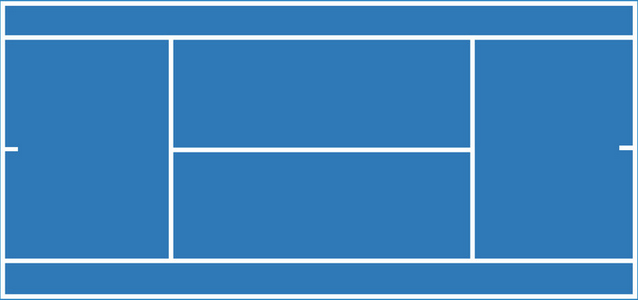
#> input picture src/predict_ball_pos/src/images/tennis_court.png, 638 x 300 px
$ python -i tools.py   (imports and definitions only)
#> lines starting #> are read from the running program, lines starting #| are printed output that depends on the picture
#> further down, picture is the input picture: shape (300, 638, 3); mean B, G, R 189.4, 133.1, 65.5
#! /home/drcl_yang/anaconda3/envs/py36/bin/python

from pathlib import Path
import sys
import os

FILE = Path(__file__).absolute()

path = str(FILE.parents[0])
sys.path.append(path + '/lib')


import numpy as np
import time
import cv2

from lib.kalman_utils.KFilter import *


# ball_tracking setup
fgbg = cv2.createBackgroundSubtractorMOG2(20, 25, False)
kernel = cv2.getStructuringElement(cv2.MORPH_ELLIPSE, (5, 5))

kernel_erosion_1 = cv2.getStructuringElement(cv2.MORPH_RECT,(2,2))
kernel_erosion_2 = cv2.getStructuringElement(cv2.MORPH_ELLIPSE,(4,4))

kernel_dilation_1 = cv2.getStructuringElement(cv2.MORPH_RECT,(1,1))
kernel_dilation_2 = cv2.getStructuringElement(cv2.MORPH_RECT,(15,15))


class Ball_Pos_Estimation():

    # [285 lines left out: functions __init__, check_ball_flying, reset_ball, get_ball_pos, ball_vel_check, plot_one_box and 2 more, not called in this run]

def ball_tracking(image):

        ball_cand_box_left = []
        ball_cand_box_right = []

        image_ori = image.copy()

        blur = cv2.GaussianBlur(image_ori, (3, 3), 0)
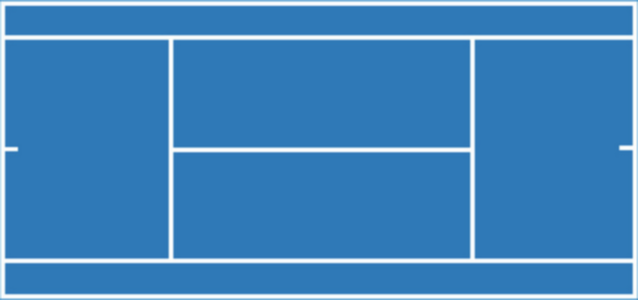
#> blur: shape (300, 638, 3); mean B, G, R 189.6, 133.4, 65.9

        fgmask = fgbg.apply(blur, None, 0.3)
#> fgmask: shape (300, 638); every value is 255

        fgmask_erode_1 = cv2.erode(fgmask, kernel_erosion_1, iterations = 1) #오픈 연산이아니라 침식으로 바꾸자

        nlabels, labels, stats_after, centroids = cv2.connectedComponentsWithStats(fgmask_erode_1, connectivity = 8)
#> labels: shape (300, 638) int32; every value is 1
#> nlabels = 2; stats_after = [[-1, 2147483647, 0, 0, 0], [0, 0, 638, 300, 191400]]; centroids = [[nan, nan], [318.5, 149.5]]

        if len(stats_after) > 30 :
            return image_ori, ball_cand_box_left, ball_cand_box_right

        for i in range(len(stats_after)):
            x, y, w, h, area = stats_after[i]

            if area > 3000 : #or area > 600 : # or area < 500 or aspect > 1.2 or aspect < 0.97 :
               continue
            cv2.rectangle(image_ori, (x, y), (x + w, y + h), (255,0,0), 3)

            x0, y0, x1, y1 = x, y, x+w, y+h

            if y0 < image_ori.shape[0] / 2 :

                if (x0 + x1) / 2 < image_ori.shape[1] - 30:

                    ball_cand_box_left.append([x0, y0, x1, y1])

            else :
                if   50 < (x0 + x1) / 2 < image_ori.shape[1] - (image_ori.shape[1] / 10) :
                    ball_cand_box_right.append([x0, y0, x1, y1])
#> this loop made 2 passes
#> after the loop, ball_cand_box_left = []; ball_cand_box_right = []

        #fgmask_dila_1 = cv2.dilate(fgmask_erode_1,kernel_dilation_2,iterations = 1)
        """fgmask_erode_2 = cv2.erode(fgmask, kernel_erosion_1, iterations = 1) #오픈 연산이아니라 침식으로 바꾸자
        fgmask_dila_2 = cv2.dilate(fgmask_erode_2, kernel_dilation_2,iterations = 1)

        nlabels, labels, stats_before, centroids = cv2.connectedComponentsWithStats(fgmask_dila_2, connectivity = 8)

        for i in range(len(stats_before)):
            x, y, w, h, area = stats_before[i]

            if area > 3000 : #or area > 600 : # or area < 500 or aspect > 1.2 or aspect < 0.97 :
               continue
            # [14 lines of commented-out code are left out]


        return image_ori, ball_cand_box_left, ball_cand_box_right

# [204 lines left out: functions check_iou, iou, trans_point, draw_point_court, draw_landing_point_court, get_prior_ball_pos and 3 more, not called in this run]

class Ball_Trajectory_Estimation():

    # [163 lines left out: functions __init__, clear, cal_rebound_trajectory, get_robot_move_point, not called in this run]

>>> import cv2
>>> picture = cv2.imread('images/tennis_court.png')
>>> result = ball_tracking(picture)
